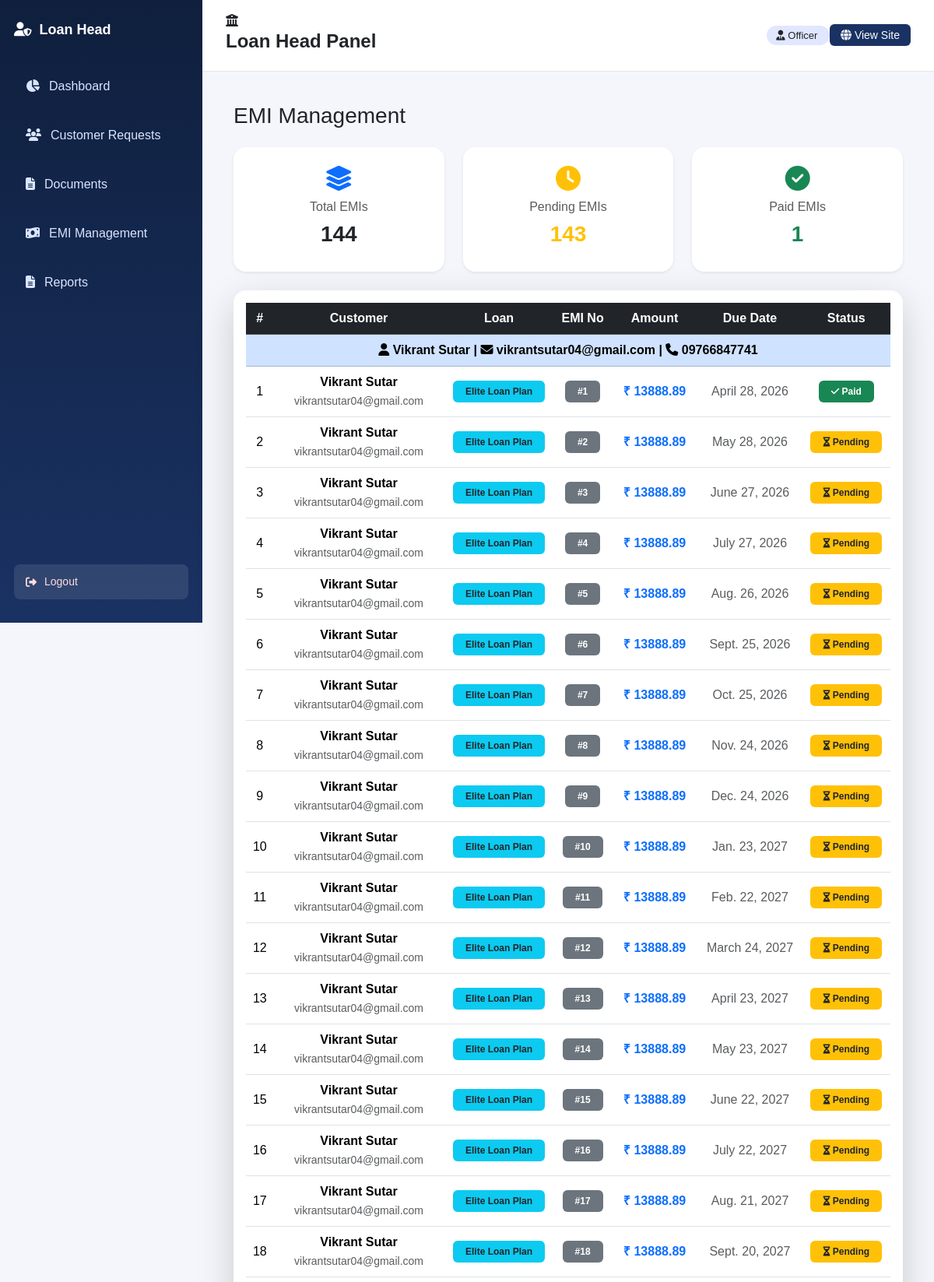
The page /loan-head/emi/ (signed in, upper part) on the database its author committed.
### customer/models.py (models this page shows, shortened)
class EMI(models.Model):
    loan = models.ForeignKey(Loan, on_delete=models.CASCADE)
    emi_number = models.IntegerField()
    amount = models.FloatField()
    due_date = models.DateField()
    is_paid = models.BooleanField(default=False)

class Loan(models.Model):
    STATUS = (
        ('Pending', 'Pending'),
        ('Approved', 'Approved'),
        ('Rejected', 'Rejected'),
    )
    customer = models.ForeignKey(Customer, on_delete=models.CASCADE)
    loan_head = models.ForeignKey(
        "admin_panel.LoanHead",
        on_delete=models.SET_NULL,
        null=True,
        blank=True
    )
    full_name = models.CharField(max_length=100, blank=True)
    email = models.EmailField(blank=True)
    loan_type = models.CharField(max_length=50)
    amount = models.FloatField()
    tenure = models.IntegerField()
    bank = models.CharField(max_length=100)
    mobile = models.CharField(max_length=15)
    interest_rate = models.FloatField(default=10)
    status = models.CharField(max_length=20, choices=STATUS, default='Pending')
    applied_date = models.DateTimeField(auto_now_add=True)

### loan_head/views.py (the view)
# urls.py: path("emi/", views.loan_head_emi, name="emi_list"),
def loan_head_emi(request):
    if not request.session.get("loan_head_id"):
        return redirect("loan_head:login")
    emis = EMI.objects.select_related('loan', 'loan__customer').order_by('loan_id')
    total_emis = emis.count()
    pending_emis = emis.filter(is_paid=False).count()
    paid_emis = emis.filter(is_paid=True).count()
    grouped_emis = defaultdict(list)
    for emi in emis:
        key = emi.loan.id   # unique per customer loan
        grouped_emis[key].append(emi)
    context = {
        "grouped_emis": dict(grouped_emis),
        "total_emis": total_emis,
        "pending_emis": pending_emis,
        "paid_emis": paid_emis
    }
    return render(request, "loan_head/loan_head_emi.html", context)

### loan_head/templates/loan_head/loan_head_emi.html (shortened to what this page needs)
{% extends "loan_head/base_loan_head.html" %}
{% block content %}
<div class="loan-head fade-up">
<h3 class="page-anim-title mb-4">EMI Management</h3>
<div class="row g-4 mb-4 text-center">
    <div class="col-md-4">
        <div class="card shadow-sm border-0 rounded-4 p-4 hover-card">
            <div class="mb-2">
                <i class="fa fa-layer-group fa-2x text-primary"></i>
            </div>
            <h6 class="text-muted">Total EMIs</h6>
            <h3 class="fw-bold">{{ total_emis }}</h3>
        </div>
    </div>
    <div class="col-md-4">
        <div class="card shadow-sm border-0 rounded-4 p-4 hover-card">
            <div class="mb-2">
                <i class="fa fa-clock fa-2x text-warning"></i>
            </div>
            <h6 class="text-muted">Pending EMIs</h6>
            <h3 class="fw-bold text-warning">{{ pending_emis }}</h3>
        </div>
    </div>
    <div class="col-md-4">
        <div class="card shadow-sm border-0 rounded-4 p-4 hover-card">
            <div class="mb-2">
                <i class="fa fa-check-circle fa-2x text-success"></i>
            </div>
            <h6 class="text-muted">Paid EMIs</h6>
            <h3 class="fw-bold text-success">{{ paid_emis }}</h3>
        </div>
    </div>
</div>
<div class="table-card shadow-lg rounded-4 p-3">
<table class="table table-hover align-middle text-center">
<thead class="table-dark">
<tr>
    <th>#</th>
    <th>Customer</th>
    <th>Loan</th>
    <th>EMI No</th>
    <th>Amount</th>
    <th>Due Date</th>
    <th>Status</th>
</tr>
</thead>
<tbody>
{% for key, emis in grouped_emis.items %}
<tr class="table-primary text-center">
    <td colspan="7">
        <strong>
            <i class="fa fa-user"></i> {{ emis.0.loan.full_name }} |
            <i class="fa fa-envelope"></i> {{ emis.0.loan.email }} |
            <i class="fa fa-phone"></i> {{ emis.0.loan.mobile }}
        </strong>
    </td>
</tr>
{% for emi in emis %}
<tr class="table-row-hover">
    <td>{{ forloop.counter }}</td>
    <td>
        <strong>{{ emi.loan.full_name }}</strong><br>
        <small class="text-muted">{{ emi.loan.email }}</small>
    </td>
    <td>
        <span class="badge bg-info text-dark px-3 py-2">
            {{ emi.loan.loan_type }}
        </span>
    </td>
    <td>
        <span class="badge bg-secondary px-3 py-2">
            #{{ emi.emi_number }}
        </span>
    </td>
    <td class="fw-bold text-primary">
        ₹ {{ emi.amount|floatformat:2 }}
    </td>
    <td>
        <span class="text-muted">
            {{ emi.due_date }}
        </span>
    </td>
    <td>
        {% if emi.is_paid %}
            <span class="badge bg-success px-3 py-2">
                <i class="fa fa-check"></i> Paid
            </span>
        {% else %}
            <span class="badge bg-warning text-dark px-3 py-2">
                <i class="fa fa-hourglass-half"></i> Pending
            </span>
        {% endif %}
    </td>
</tr>
{% endfor %}
{% empty %}
<tr>
    <td colspan="7" class="text-center py-4">
        No EMI records found
    </td>
</tr>
{% endfor %}
</tbody>
</table>
</div>
</div>
{% endblock %}

### static/css/loan_head.css (style rules this page uses)
body { margin: 0; font-family: Arial, sans-serif; background: #F4F6FB; }
.fade-up { opacity: 0; transform: translateY(40px); animation: fadeUp 0.8s ease forwards; }
.hover-card { transition: 0.3s ease; }
.table-card { background: #fff; }

### rows shown on the page
EMI: loan.full_name "Vikrant Sutar", loan.email "vikrantsutar04@gmail.com", loan.mobile "09766847741", loan.full_name "Vikrant Sutar", loan.email "vikrantsutar04@gmail.com", loan.loan_type "Elite Loan Plan", emi_number "1", amount "13888.89", due_date "April 28, 2026", is_paid True (drawn)
EMI: loan.full_name "Vikrant Sutar", loan.email "vikrantsutar04@gmail.com", loan.loan_type "Elite Loan Plan", emi_number "2", amount "13888.89", due_date "May 28, 2026", is_paid False (drawn)
EMI: loan.full_name "Vikrant Sutar", loan.email "vikrantsutar04@gmail.com", loan.loan_type "Elite Loan Plan", emi_number "3", amount "13888.89", due_date "June 27, 2026", is_paid False (drawn)
EMI: loan.full_name "Vikrant Sutar", loan.email "vikrantsutar04@gmail.com", loan.loan_type "Elite Loan Plan", emi_number "4", amount "13888.89", due_date "July 27, 2026", is_paid False (drawn)
EMI: loan.full_name "Vikrant Sutar", loan.email "vikrantsutar04@gmail.com", loan.loan_type "Elite Loan Plan", emi_number "5", amount "13888.89", due_date "Aug. 26, 2026", is_paid False (drawn)
EMI: loan.full_name "Vikrant Sutar", loan.email "vikrantsutar04@gmail.com", loan.loan_type "Elite Loan Plan", emi_number "6", amount "13888.89", due_date "Sept. 25, 2026", is_paid False (drawn)
EMI: loan.full_name "Vikrant Sutar", loan.email "vikrantsutar04@gmail.com", loan.loan_type "Elite Loan Plan", emi_number "7", amount "13888.89", due_date "Oct. 25, 2026", is_paid False (drawn)
EMI: loan.full_name "Vikrant Sutar", loan.email "vikrantsutar04@gmail.com", loan.loan_type "Elite Loan Plan", emi_number "8", amount "13888.89", due_date "Nov. 24, 2026", is_paid False (drawn)
EMI: loan.full_name "Vikrant Sutar", loan.email "vikrantsutar04@gmail.com", loan.loan_type "Elite Loan Plan", emi_number "9", amount "13888.89", due_date "Dec. 24, 2026", is_paid False (drawn)
EMI: loan.full_name "Vikrant Sutar", loan.email "vikrantsutar04@gmail.com", loan.loan_type "Elite Loan Plan", emi_number "10", amount "13888.89", due_date "Jan. 23, 2027", is_paid False (drawn)
EMI: loan.full_name "Vikrant Sutar", loan.email "vikrantsutar04@gmail.com", loan.loan_type "Elite Loan Plan", emi_number "11", amount "13888.89", due_date "Feb. 22, 2027", is_paid False (drawn)
EMI: loan.full_name "Vikrant Sutar", loan.email "vikrantsutar04@gmail.com", loan.loan_type "Elite Loan Plan", emi_number "12", amount "13888.89", due_date "March 24, 2027", is_paid False (drawn)
EMI: loan.full_name "Vikrant Sutar", loan.email "vikrantsutar04@gmail.com", loan.loan_type "Elite Loan Plan", emi_number "13", amount "13888.89", due_date "April 23, 2027", is_paid False (drawn)
EMI: loan.full_name "Vikrant Sutar", loan.email "vikrantsutar04@gmail.com", loan.loan_type "Elite Loan Plan", emi_number "14", amount "13888.89", due_date "May 23, 2027", is_paid False (drawn)
EMI: loan.full_name "Vikrant Sutar", loan.email "vikrantsutar04@gmail.com", loan.loan_type "Elite Loan Plan", emi_number "15", amount "13888.89", due_date "June 22, 2027", is_paid False (drawn)
EMI: loan.full_name "Vikrant Sutar", loan.email "vikrantsutar04@gmail.com", loan.loan_type "Elite Loan Plan", emi_number "16", amount "13888.89", due_date "July 22, 2027", is_paid False (drawn)
EMI: loan.full_name "Vikrant Sutar", loan.email "vikrantsutar04@gmail.com", loan.loan_type "Elite Loan Plan", emi_number "17", amount "13888.89", due_date "Aug. 21, 2027", is_paid False (drawn)
EMI: loan.full_name "Vikrant Sutar", loan.email "vikrantsutar04@gmail.com", loan.loan_type "Elite Loan Plan", emi_number "18", amount "13888.89", due_date "Sept. 20, 2027", is_paid False (drawn)

### other values the page prints
{{ total_emis }} "144"
{{ pending_emis }} "143"
{{ paid_emis }} "1"
